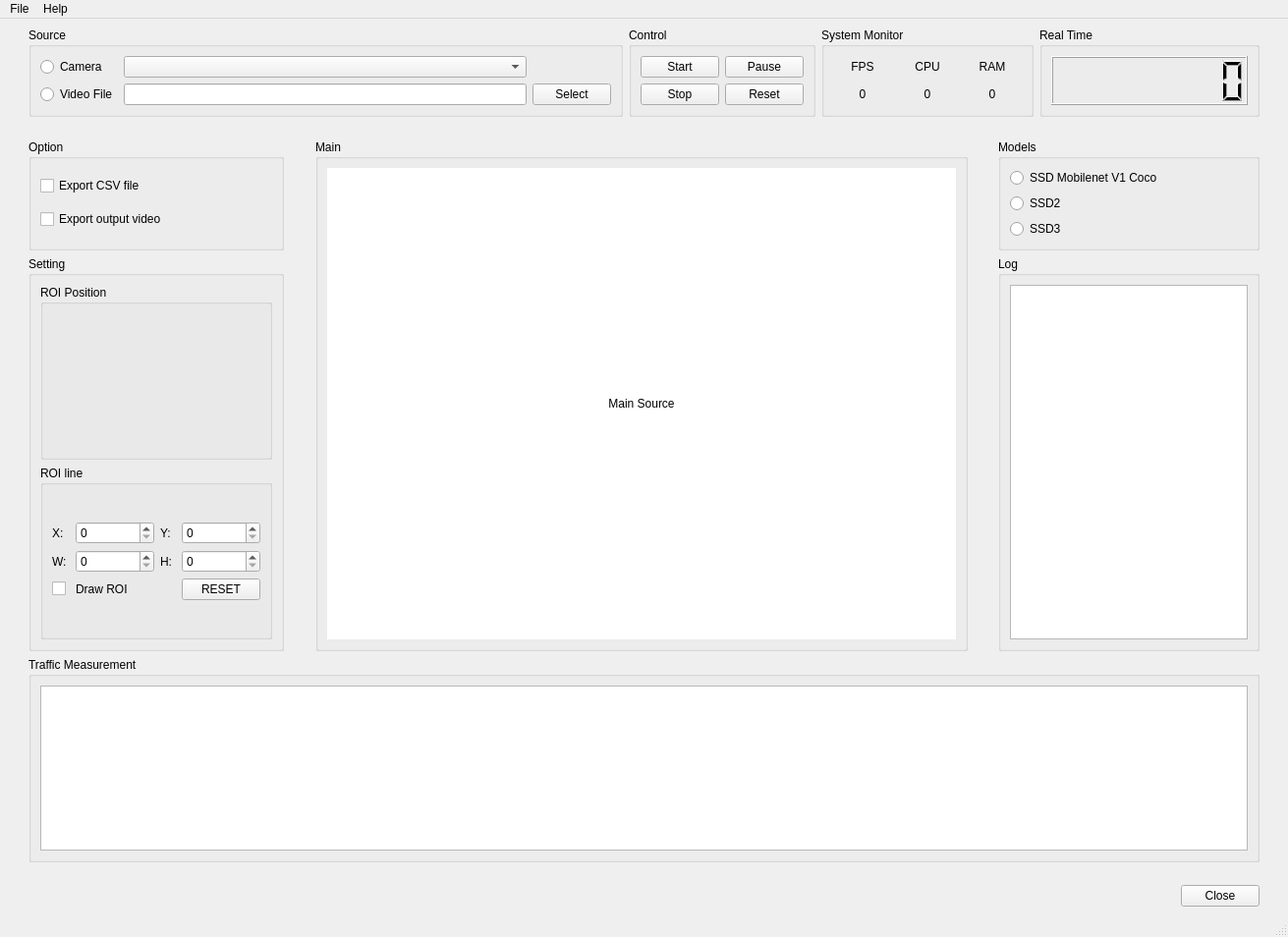
<?xml version="1.0" encoding="UTF-8"?>
<ui version="4.0">
 <class>MainWindow</class>
 <widget class="QMainWindow" name="MainWindow">
  <property name="geometry">
   <rect>
    <x>0</x>
    <y>0</y>
    <width>1311</width>
    <height>954</height>
   </rect>
  </property>
  <property name="windowTitle">
   <string>Vehicle Detection</string>
  </property>
  <property name="tabShape">
   <enum>QTabWidget::Triangular</enum>
  </property>
  <widget class="QWidget" name="centralwidget">
   <layout class="QVBoxLayout" name="verticalLayout_3">
    <item>
     <spacer name="verticalSpacer_4">
      <property name="orientation">
       <enum>Qt::Vertical</enum>
      </property>
      <property name="sizeType">
       <enum>QSizePolicy::Preferred</enum>
      </property>
      <property name="sizeHint" stdset="0">
       <size>
        <width>20</width>
        <height>20</height>
       </size>
      </property>
     </spacer>
    </item>
    <item>
     <layout class="QGridLayout" name="gridLayout_3">
      <item row="0" column="3">
       <widget class="QGroupBox" name="groupSysMonitor">
        <property name="title">
         <string>System Monitor</string>
        </property>
        <layout class="QGridLayout" name="gridLayout_7">
         <item row="0" column="0">
          <layout class="QGridLayout" name="gridLayout_2">
           <item row="1" column="2">
            <widget class="QLabel" name="lblRAM">
             <property name="minimumSize">
              <size>
               <width>60</width>
               <height>0</height>
              </size>
             </property>
             <property name="text">
              <string>0</string>
             </property>
             <property name="alignment">
              <set>Qt::AlignCenter</set>
             </property>
            </widget>
           </item>
           <item row="1" column="1">
            <widget class="QLabel" name="lblCPU">
             <property name="minimumSize">
              <size>
               <width>60</width>
               <height>0</height>
              </size>
             </property>
             <property name="text">
              <string>0</string>
             </property>
             <property name="alignment">
              <set>Qt::AlignCenter</set>
             </property>
            </widget>
           </item>
           <item row="0" column="2">
            <widget class="QLabel" name="label_5">
             <property name="minimumSize">
              <size>
               <width>60</width>
               <height>0</height>
              </size>
             </property>
             <property name="text">
              <string>RAM</string>
             </property>
             <property name="alignment">
              <set>Qt::AlignCenter</set>
             </property>
            </widget>
           </item>
           <item row="0" column="1">
            <widget class="QLabel" name="label_3">
             <property name="minimumSize">
              <size>
               <width>20</width>
               <height>0</height>
              </size>
             </property>
             <property name="text">
              <string>CPU</string>
             </property>
             <property name="alignment">
              <set>Qt::AlignCenter</set>
             </property>
            </widget>
           </item>
           <item row="0" column="0">
            <widget class="QLabel" name="label_2">
             <property name="minimumSize">
              <size>
               <width>60</width>
               <height>0</height>
              </size>
             </property>
             <property name="text">
              <string>FPS</string>
             </property>
             <property name="alignment">
              <set>Qt::AlignCenter</set>
             </property>
            </widget>
           </item>
           <item row="1" column="0">
            <widget class="QLabel" name="lblFPS">
             <property name="minimumSize">
              <size>
               <width>60</width>
               <height>0</height>
              </size>
             </property>
             <property name="text">
              <string>0</string>
             </property>
             <property name="alignment">
              <set>Qt::AlignCenter</set>
             </property>
            </widget>
           </item>
          </layout>
         </item>
        </layout>
       </widget>
      </item>
      <item row="0" column="1">
       <widget class="QGroupBox" name="groupSource">
        <property name="title">
         <string>Source</string>
        </property>
        <layout class="QGridLayout" name="gridLayout_5">
         <item row="0" column="0">
          <layout class="QGridLayout" name="gridLayout">
           <item row="3" column="1">
            <widget class="QLineEdit" name="pathVideoFile">
             <property name="readOnly">
              <bool>true</bool>
             </property>
            </widget>
           </item>
           <item row="1" column="0">
            <widget class="QRadioButton" name="rdbCamera">
             <property name="text">
              <string>Camera</string>
             </property>
            </widget>
           </item>
           <item row="3" column="0">
            <widget class="QRadioButton" name="rdbVideoFile">
             <property name="text">
              <string>Video File</string>
             </property>
            </widget>
           </item>
           <item row="1" column="1">
            <widget class="QComboBox" name="listCam"/>
           </item>
           <item row="3" column="2">
            <widget class="QPushButton" name="btnSelect">
             <property name="text">
              <string>Select</string>
             </property>
            </widget>
           </item>
          </layout>
         </item>
        </layout>
       </widget>
      </item>
      <item row="0" column="0">
       <spacer name="horizontalSpacer_4">
        <property name="orientation">
         <enum>Qt::Horizontal</enum>
        </property>
        <property name="sizeType">
         <enum>QSizePolicy::Fixed</enum>
        </property>
        <property name="sizeHint" stdset="0">
         <size>
          <width>20</width>
          <height>20</height>
         </size>
        </property>
       </spacer>
      </item>
      <item row="0" column="2">
       <widget class="QGroupBox" name="groupControl">
        <property name="title">
         <string>Control</string>
        </property>
        <layout class="QGridLayout" name="gridLayout_6">
         <item row="0" column="0">
          <widget class="QPushButton" name="btnStart">
           <property name="text">
            <string>Start</string>
           </property>
          </widget>
         </item>
         <item row="0" column="1">
          <widget class="QPushButton" name="btnPause">
           <property name="text">
            <string>Pause</string>
           </property>
          </widget>
         </item>
         <item row="1" column="0">
          <widget class="QPushButton" name="btnStop">
           <property name="text">
            <string>Stop</string>
           </property>
          </widget>
         </item>
         <item row="1" column="1">
          <widget class="QPushButton" name="btnReset">
           <property name="text">
            <string>Reset</string>
           </property>
          </widget>
         </item>
        </layout>
       </widget>
      </item>
      <item row="0" column="4">
       <widget class="QGroupBox" name="groupRealTime">
        <property name="title">
         <string>Real Time</string>
        </property>
        <layout class="QGridLayout" name="gridLayout_8">
         <item row="0" column="0">
          <widget class="QLCDNumber" name="lcdTime">
           <property name="minimumSize">
            <size>
             <width>200</width>
             <height>0</height>
            </size>
           </property>
           <property name="layoutDirection">
            <enum>Qt::LeftToRight</enum>
           </property>
           <property name="autoFillBackground">
            <bool>false</bool>
           </property>
           <property name="digitCount">
            <number>8</number>
           </property>
           <property name="mode">
            <enum>QLCDNumber::Dec</enum>
           </property>
          </widget>
         </item>
        </layout>
       </widget>
      </item>
      <item row="0" column="5">
       <spacer name="horizontalSpacer_5">
        <property name="orientation">
         <enum>Qt::Horizontal</enum>
        </property>
        <property name="sizeType">
         <enum>QSizePolicy::Fixed</enum>
        </property>
        <property name="sizeHint" stdset="0">
         <size>
          <width>20</width>
          <height>20</height>
         </size>
        </property>
       </spacer>
      </item>
     </layout>
    </item>
    <item>
     <spacer name="verticalSpacer_2">
      <property name="orientation">
       <enum>Qt::Vertical</enum>
      </property>
      <property name="sizeType">
       <enum>QSizePolicy::Preferred</enum>
      </property>
      <property name="sizeHint" stdset="0">
       <size>
        <width>20</width>
        <height>40</height>
       </size>
      </property>
     </spacer>
    </item>
    <item>
     <layout class="QVBoxLayout" name="verticalLayout_2">
      <item>
       <layout class="QGridLayout" name="gridLayout_4">
        <item row="3" column="5" rowspan="2">
         <widget class="QGroupBox" name="groupMainFrame">
          <property name="title">
           <string>Main</string>
          </property>
          <layout class="QGridLayout" name="gridLayout_10">
           <item row="0" column="0">
            <widget class="QLabel" name="mainFrame">
             <property name="minimumSize">
              <size>
               <width>640</width>
               <height>480</height>
              </size>
             </property>
             <property name="maximumSize">
              <size>
               <width>640</width>
               <height>480</height>
              </size>
             </property>
             <property name="styleSheet">
              <string notr="true">background: white;</string>
             </property>
             <property name="text">
              <string>Main Source</string>
             </property>
             <property name="alignment">
              <set>Qt::AlignCenter</set>
             </property>
            </widget>
           </item>
          </layout>
         </widget>
        </item>
        <item row="3" column="8">
         <widget class="QGroupBox" name="groupModels">
          <property name="title">
           <string>Models</string>
          </property>
          <layout class="QGridLayout" name="gridLayout_12">
           <item row="0" column="0">
            <widget class="QRadioButton" name="rdbModelMobilenetV1">
             <property name="text">
              <string>SSD Mobilenet V1 Coco</string>
             </property>
            </widget>
           </item>
           <item row="1" column="0">
            <widget class="QRadioButton" name="radioButton_4">
             <property name="text">
              <string>SSD2</string>
             </property>
            </widget>
           </item>
           <item row="2" column="0">
            <widget class="QRadioButton" name="radioButton_5">
             <property name="text">
              <string>SSD3</string>
             </property>
            </widget>
           </item>
          </layout>
         </widget>
        </item>
        <item row="3" column="3">
         <widget class="QGroupBox" name="groupOption">
          <property name="title">
           <string>Option</string>
          </property>
          <layout class="QVBoxLayout" name="verticalLayout_4">
           <item>
            <widget class="QCheckBox" name="checkBox_2">
             <property name="text">
              <string>Export CSV file</string>
             </property>
            </widget>
           </item>
           <item>
            <widget class="QCheckBox" name="checkBox">
             <property name="text">
              <string>Export output video</string>
             </property>
            </widget>
           </item>
          </layout>
         </widget>
        </item>
        <item row="3" column="9">
         <spacer name="horizontalSpacer_10">
          <property name="orientation">
           <enum>Qt::Horizontal</enum>
          </property>
          <property name="sizeType">
           <enum>QSizePolicy::Fixed</enum>
          </property>
          <property name="sizeHint" stdset="0">
           <size>
            <width>20</width>
            <height>20</height>
           </size>
          </property>
         </spacer>
        </item>
        <item row="4" column="3">
         <widget class="QGroupBox" name="groupSetting">
          <property name="title">
           <string>Setting</string>
          </property>
          <layout class="QVBoxLayout" name="verticalLayout">
           <item>
            <widget class="QGroupBox" name="groupBox_2">
             <property name="title">
              <string>ROI Position</string>
             </property>
            </widget>
           </item>
           <item>
            <widget class="QGroupBox" name="groupBox">
             <property name="title">
              <string>ROI line</string>
             </property>
             <layout class="QGridLayout" name="gridLayout_15">
              <item row="0" column="0">
               <layout class="QGridLayout" name="gridLayout_14">
                <item row="1" column="2">
                 <widget class="QLabel" name="label_7">
                  <property name="text">
                   <string>H: </string>
                  </property>
                 </widget>
                </item>
                <item row="0" column="3">
                 <widget class="QSpinBox" name="spinY"/>
                </item>
                <item row="0" column="1">
                 <widget class="QSpinBox" name="spinX"/>
                </item>
                <item row="1" column="3">
                 <widget class="QSpinBox" name="spinH"/>
                </item>
                <item row="2" column="1">
                 <widget class="QLabel" name="label_8">
                  <property name="minimumSize">
                   <size>
                    <width>80</width>
                    <height>0</height>
                   </size>
                  </property>
                  <property name="text">
                   <string>Draw ROI</string>
                  </property>
                 </widget>
                </item>
                <item row="1" column="0">
                 <widget class="QLabel" name="label_6">
                  <property name="text">
                   <string>W: </string>
                  </property>
                 </widget>
                </item>
                <item row="0" column="0">
                 <widget class="QLabel" name="label">
                  <property name="text">
                   <string>X: </string>
                  </property>
                 </widget>
                </item>
                <item row="2" column="0">
                 <widget class="QCheckBox" name="ckbDrawROI">
                  <property name="text">
                   <string/>
                  </property>
                 </widget>
                </item>
                <item row="2" column="3">
                 <widget class="QPushButton" name="pushButton">
                  <property name="minimumSize">
                   <size>
                    <width>80</width>
                    <height>0</height>
                   </size>
                  </property>
                  <property name="text">
                   <string>RESET</string>
                  </property>
                 </widget>
                </item>
                <item row="0" column="2">
                 <widget class="QLabel" name="label_4">
                  <property name="text">
                   <string>Y: </string>
                  </property>
                 </widget>
                </item>
                <item row="1" column="1">
                 <widget class="QSpinBox" name="spinW"/>
                </item>
               </layout>
              </item>
             </layout>
            </widget>
           </item>
          </layout>
         </widget>
        </item>
        <item row="3" column="6">
         <spacer name="horizontalSpacer_2">
          <property name="orientation">
           <enum>Qt::Horizontal</enum>
          </property>
          <property name="sizeHint" stdset="0">
           <size>
            <width>40</width>
            <height>20</height>
           </size>
          </property>
         </spacer>
        </item>
        <item row="4" column="8">
         <widget class="QGroupBox" name="groupBox_8">
          <property name="title">
           <string>Log</string>
          </property>
          <layout class="QGridLayout" name="gridLayout_11">
           <item row="0" column="0">
            <widget class="QTextEdit" name="txtLog">
             <property name="readOnly">
              <bool>true</bool>
             </property>
            </widget>
           </item>
          </layout>
         </widget>
        </item>
        <item row="3" column="0">
         <spacer name="horizontalSpacer_9">
          <property name="orientation">
           <enum>Qt::Horizontal</enum>
          </property>
          <property name="sizeType">
           <enum>QSizePolicy::Fixed</enum>
          </property>
          <property name="sizeHint" stdset="0">
           <size>
            <width>20</width>
            <height>20</height>
           </size>
          </property>
         </spacer>
        </item>
        <item row="3" column="4">
         <spacer name="horizontalSpacer">
          <property name="orientation">
           <enum>Qt::Horizontal</enum>
          </property>
          <property name="sizeHint" stdset="0">
           <size>
            <width>40</width>
            <height>20</height>
           </size>
          </property>
         </spacer>
        </item>
       </layout>
      </item>
     </layout>
    </item>
    <item>
     <layout class="QHBoxLayout" name="horizontalLayout_4">
      <item>
       <spacer name="horizontalSpacer_3">
        <property name="orientation">
         <enum>Qt::Horizontal</enum>
        </property>
        <property name="sizeType">
         <enum>QSizePolicy::Fixed</enum>
        </property>
        <property name="sizeHint" stdset="0">
         <size>
          <width>20</width>
          <height>20</height>
         </size>
        </property>
       </spacer>
      </item>
      <item>
       <widget class="QGroupBox" name="groupBox_9">
        <property name="title">
         <string>Traffic Measurement</string>
        </property>
        <layout class="QGridLayout" name="gridLayout_9">
         <item row="0" column="0">
          <widget class="QTableView" name="table"/>
         </item>
        </layout>
       </widget>
      </item>
      <item>
       <spacer name="horizontalSpacer_6">
        <property name="orientation">
         <enum>Qt::Horizontal</enum>
        </property>
        <property name="sizeType">
         <enum>QSizePolicy::Fixed</enum>
        </property>
        <property name="sizeHint" stdset="0">
         <size>
          <width>20</width>
          <height>20</height>
         </size>
        </property>
       </spacer>
      </item>
     </layout>
    </item>
    <item>
     <layout class="QVBoxLayout" name="verticalLayout_6"/>
    </item>
    <item>
     <spacer name="verticalSpacer">
      <property name="orientation">
       <enum>Qt::Vertical</enum>
      </property>
      <property name="sizeHint" stdset="0">
       <size>
        <width>20</width>
        <height>40</height>
       </size>
      </property>
     </spacer>
    </item>
    <item>
     <layout class="QHBoxLayout" name="horizontalLayout">
      <item>
       <spacer name="horizontalSpacer_11">
        <property name="orientation">
         <enum>Qt::Horizontal</enum>
        </property>
        <property name="sizeHint" stdset="0">
         <size>
          <width>40</width>
          <height>20</height>
         </size>
        </property>
       </spacer>
      </item>
      <item>
       <widget class="QPushButton" name="btnClose">
        <property name="text">
         <string>Close</string>
        </property>
       </widget>
      </item>
      <item>
       <spacer name="horizontalSpacer_12">
        <property name="orientation">
         <enum>Qt::Horizontal</enum>
        </property>
        <property name="sizeType">
         <enum>QSizePolicy::Preferred</enum>
        </property>
        <property name="sizeHint" stdset="0">
         <size>
          <width>20</width>
          <height>20</height>
         </size>
        </property>
       </spacer>
      </item>
     </layout>
    </item>
   </layout>
  </widget>
  <widget class="QMenuBar" name="menubar">
   <property name="geometry">
    <rect>
     <x>0</x>
     <y>0</y>
     <width>1311</width>
     <height>26</height>
    </rect>
   </property>
   <widget class="QMenu" name="menuFile">
    <property name="title">
     <string>File</string>
    </property>
    <addaction name="actionQuit"/>
   </widget>
   <widget class="QMenu" name="menuHelp">
    <property name="title">
     <string>Help</string>
    </property>
    <addaction name="actionAbout"/>
   </widget>
   <addaction name="menuFile"/>
   <addaction name="menuHelp"/>
  </widget>
  <widget class="QStatusBar" name="statusbar"/>
  <action name="actionAbout">
   <property name="text">
    <string>About</string>
   </property>
  </action>
  <action name="actionQuit">
   <property name="text">
    <string>Quit</string>
   </property>
   <property name="shortcutContext">
    <enum>Qt::WindowShortcut</enum>
   </property>
  </action>
 </widget>
 <resources/>
 <connections/>
</ui>
